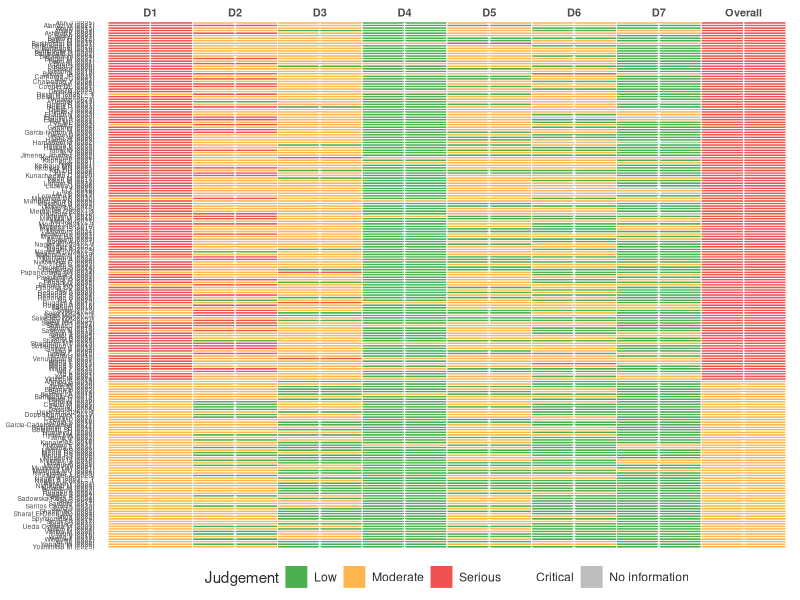
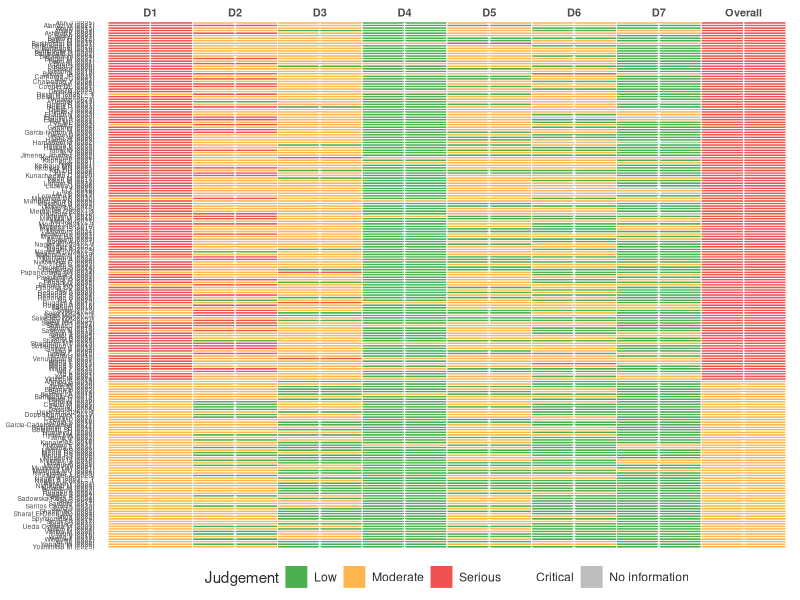
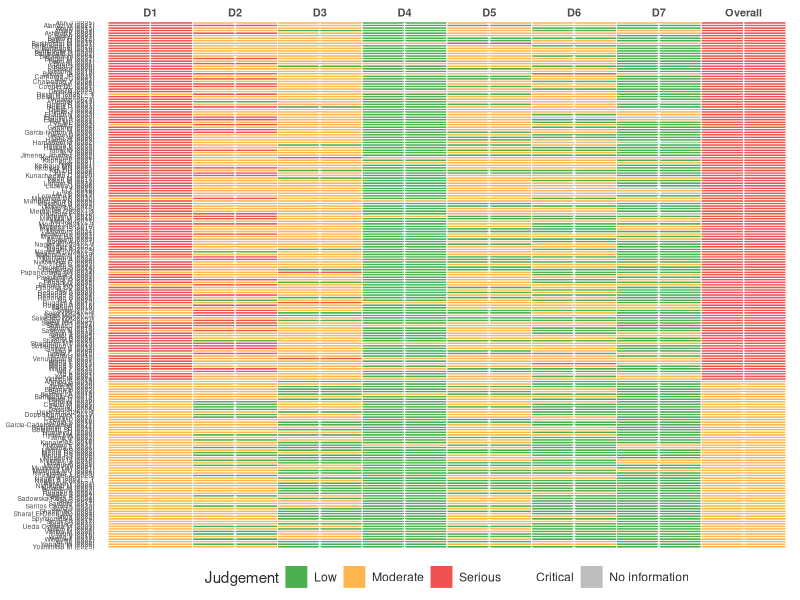
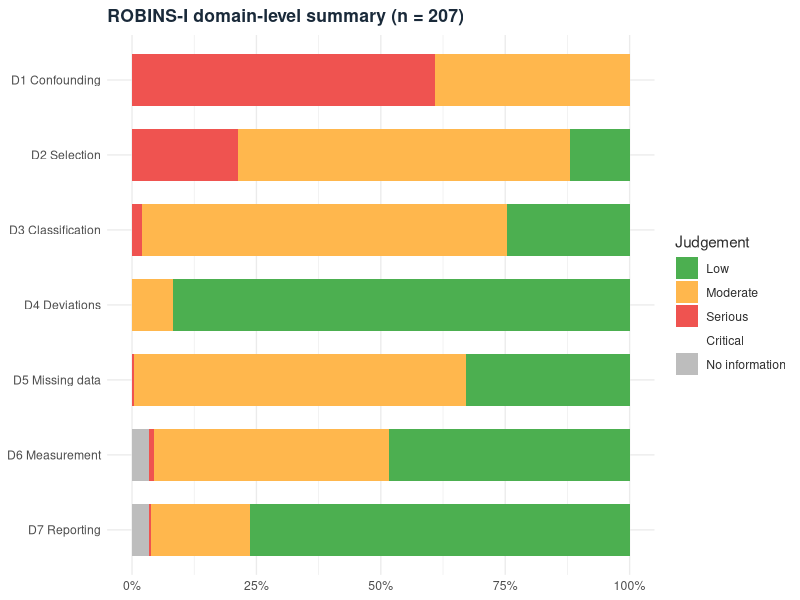
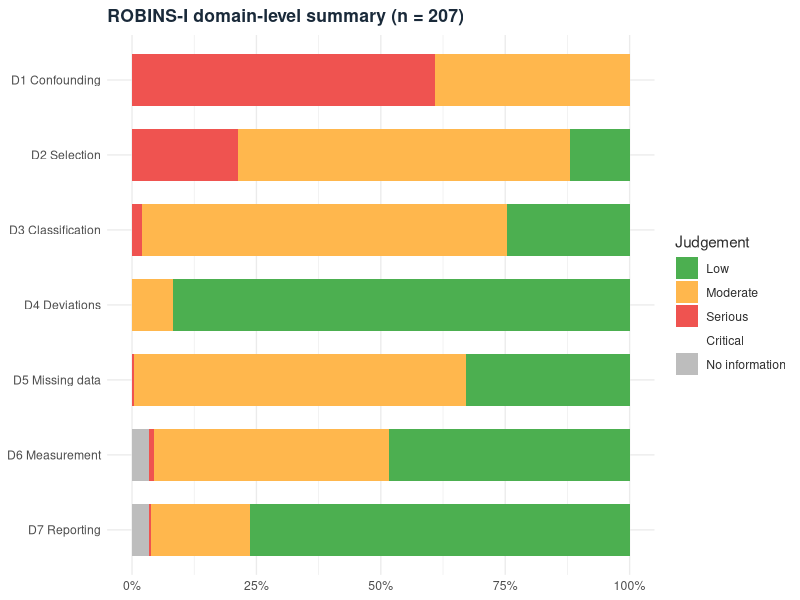
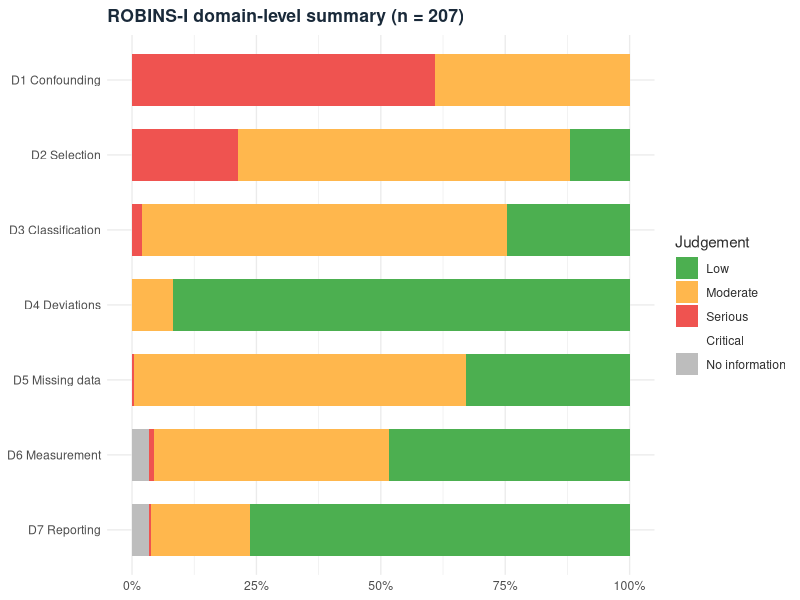

Write the R code that produced these figures, in order.
# Regenerate the ROBINS-I appendix figures on the settled 211-study denominator.
#
# The vendored figures came from the analysis-repo draft, which plotted all
# 227 ROBINS-I rows (including the 16 single-arm descriptive studies), while
# the S5 table and the revised text use the 211 comparative observational
# studies. This script rebuilds FigureS5a (traffic light) and FigureS5b
# (domain summary) from data/rob.csv on the 211-study denominator, with the
# same styling as the originals. Studies without a recorded domain judgement
# (the same 7 studies missing D6/D7) are shown as "No information" cells, so
# the 204-row completeness gap is visible rather than hidden.
#
# Overwrites figures/FigureS5a_ROBINS_traffic_light.{png,pdf,svg} and
# figures/FigureS5b_ROBINS_domain_summary.{png,pdf,svg}.

suppressPackageStartupMessages({
  library(tidyverse)
})

rob <- read_csv("data/rob.csv", show_col_types = FALSE)
studies <- read_csv("data/studies.csv", show_col_types = FALSE)

robins <- rob |>
  filter(rob_tool == "ROBINS-I") |>
  left_join(studies |> select(study_id, first_author, pub_year, study_design),
            by = "study_id") |>
  filter(study_design != "single_arm_descriptive_excluded")
# 207 after removal of three duplicate entries on 2026-11-10 (was 210)
stopifnot(n_distinct(robins$study_id) == 207)

domain_cols <- c("d1", "d2", "d3", "d4", "d5", "d6", "d7")
judgement_colours <- c("low" = "#4CAF50", "moderate" = "#FFB74D",
                       "serious" = "#EF5350", "critical" = "#B71C1C",
                       "NI" = "#BDBDBD")
judgement_symbols <- c("low" = "+", "moderate" = "−", "serious" = "!",
                       "critical" = "×", "NI" = "?")

theme_jama <- function(base_size = 11) {
  theme_minimal(base_size = base_size) %+replace%
    theme(
      text = element_text(family = "sans", colour = "#2d2d2d"),
      plot.title = element_text(size = rel(1.15), face = "bold",
                                colour = "#1a2a3a", hjust = 0,
                                margin = margin(b = 8)),
      plot.subtitle = element_text(size = rel(0.9), colour = "#6b7d8d",
                                   hjust = 0, margin = margin(b = 10))
    )
}

save_fig <- function(plot, name, width, height, dpi = 300) {
  ggsave(file.path("figures", paste0(name, ".png")), plot,
         width = width, height = height, dpi = dpi, bg = "white")
  ggsave(file.path("figures", paste0(name, ".pdf")), plot,
         width = width, height = height)
  ggsave(file.path("figures", paste0(name, ".svg")), plot,
         width = width, height = height)
}

# ── Figure S5a: traffic light (one row per study) ─────────────────────────
traffic_long <- robins |>
  select(rob_id, study_id, all_of(domain_cols), overall_judgement,
         first_author, pub_year) |>
  rename(Overall = overall_judgement) |>
  mutate(slab = paste0(first_author, " (", pub_year, ")"),
         slab = make.unique(slab, sep = " – ")) |>
  select(rob_id, slab, all_of(domain_cols), Overall) |>
  pivot_longer(cols = c(all_of(domain_cols), "Overall"),
               names_to = "domain", values_to = "judgement") |>
  mutate(
    domain = factor(domain, levels = c(domain_cols, "Overall"),
                    labels = c("D1", "D2", "D3", "D4", "D5", "D6", "D7",
                               "Overall")),
    judgement = ifelse(is.na(judgement) | judgement == "", "NI", judgement),
    judgement = factor(judgement,
                       levels = c("low", "moderate", "serious", "critical",
                                  "NI")),
    symbol = judgement_symbols[as.character(judgement)]
  )

# Order rows by overall-judgement severity, "No information" just behind
# critical, alphabetical within each group (matches the original).
severity_rank <- c("critical" = 1, "serious" = 2, "NI" = 3, "moderate" = 4,
                   "low" = 5)
study_order <- traffic_long |>
  filter(domain == "Overall") |>
  distinct(slab, judgement) |>
  mutate(rank = severity_rank[as.character(judgement)]) |>
  arrange(rank, slab)
traffic_long$slab <- factor(traffic_long$slab,
                            levels = rev(study_order$slab))

fig_s5a <- ggplot(traffic_long, aes(x = domain, y = slab, fill = judgement)) +
  geom_tile(colour = "white", linewidth = 0.3) +
  geom_text(aes(label = symbol), size = 2.2, colour = "white",
            fontface = "bold") +
  scale_fill_manual(values = judgement_colours, name = "Judgement",
                    drop = FALSE,
                    labels = c("Low", "Moderate", "Serious", "Critical",
                               "No information")) +
  scale_x_discrete(position = "top") +
  labs(x = NULL, y = NULL) +
  theme_jama(base_size = 8) +
  theme(
    axis.text.y = element_text(size = rel(0.55)),
    axis.text.x = element_text(size = rel(0.9), face = "bold"),
    panel.grid = element_blank(),
    legend.position = "bottom"
  )
save_fig(fig_s5a, "FigureS5a_ROBINS_traffic_light", width = 8, height = 30)

# ── Figure S5b: domain-level summary ──────────────────────────────────────
summary_long <- robins |>
  select(rob_id, all_of(domain_cols)) |>
  pivot_longer(all_of(domain_cols), names_to = "domain",
               values_to = "judgement") |>
  mutate(judgement = ifelse(is.na(judgement) | judgement == "", "NI",
                            judgement)) |>
  count(domain, judgement) |>
  mutate(
    domain = factor(domain, levels = domain_cols,
                    labels = c("D1 Confounding", "D2 Selection",
                               "D3 Classification", "D4 Deviations",
                               "D5 Missing data", "D6 Measurement",
                               "D7 Reporting")),
    judgement = factor(judgement,
                       levels = c("low", "moderate", "serious", "critical",
                                  "NI"))
  )

fig_s5b <- ggplot(summary_long, aes(x = n, y = fct_rev(domain),
                                    fill = judgement)) +
  geom_col(position = "fill", width = 0.7) +
  scale_fill_manual(values = judgement_colours, name = "Judgement",
                    drop = FALSE,
                    labels = c("Low", "Moderate", "Serious", "Critical",
                               "No information")) +
  scale_x_continuous(labels = scales::percent) +
  labs(x = NULL, y = NULL,
       title = sprintf("ROBINS-I domain-level summary (n = %d)",
                       n_distinct(robins$study_id))) +
  theme_jama(base_size = 10)
save_fig(fig_s5b, "FigureS5b_ROBINS_domain_summary", width = 8, height = 4)

cat("regenerated FigureS5a/S5b on n =", n_distinct(robins$study_id),
    "studies; NI cells:", sum(traffic_long$judgement == "NI"), "\n")
